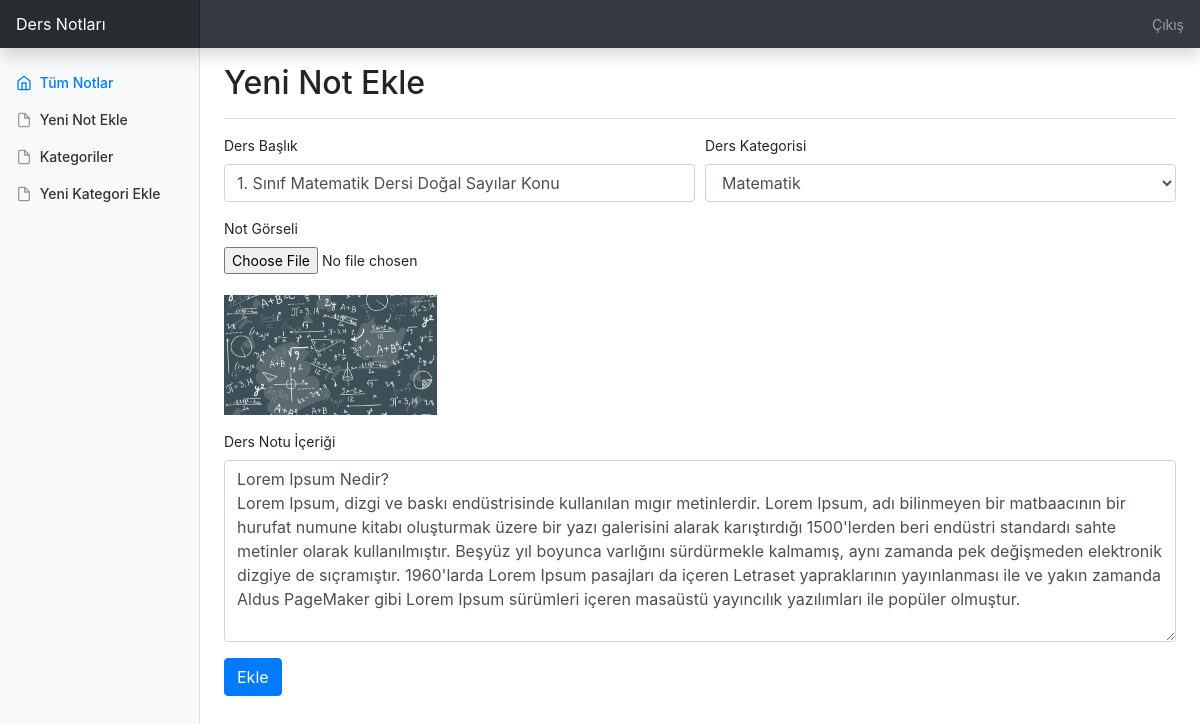
Screenshot of /admin/not-guncelle.php?id=4 (signed in) with the database file from the repository.
### tables this page shows
CREATE TABLE IF NOT EXISTS `notlar` (
  `not_id` int(10) UNSIGNED NOT NULL AUTO_INCREMENT,
  `kategori_adi` varchar(255) NOT NULL,
  `not_baslik` varchar(255) NOT NULL,
  `not_icerik` text NOT NULL,
  `not_resim` varchar(255) NOT NULL,
  `tarih` timestamp NOT NULL DEFAULT CURRENT_TIMESTAMP,
  PRIMARY KEY (`not_id`)
);

CREATE TABLE IF NOT EXISTS `kategoriler` (
  `kategori_id` int(10) UNSIGNED NOT NULL AUTO_INCREMENT,
  `kategori_adi` varchar(255) NOT NULL,
  `tarih` timestamp NOT NULL DEFAULT CURRENT_TIMESTAMP,
  PRIMARY KEY (`kategori_id`)
);

### admin/not-guncelle.php (the view, shortened to what this page needs)
  <?php require 'inc/header.php';
  ?>
  <main role="main" class="col-md-9 ml-sm-auto col-lg-10 px-md-4">
    <div class="d-flex justify-content-between flex-wrap flex-md-nowrap align-items-center pt-3 pb-2 mb-3 border-bottom">
      <h1 class="h2">Yeni Not Ekle</h1>
    </div>
    <?php
    $categories = $db->query("SELECT * FROM kategoriler", PDO::FETCH_ASSOC);
    $id = $_GET['id'];
    $row = $db->query("SELECT * FROM notlar WHERE not_id = '{$id}'")->fetch(PDO::FETCH_ASSOC);
?>
<form method="POST" action="" enctype="multipart/form-data">
  <div class="form-row">
    <div class="form-group col-md-6 ">
      <label for="not_baslik">Ders Başlık</label>
      <input type="text" name="not_baslik" value="<?= isset($_POST['not_baslik']) ? $_POST['not_baslik'] : $row['not_baslik'] ?>" class="form-control" id="not_baslik">
    </div>
    <div class="form-group col-md-6">
      <label for="kategori_adi">Ders Kategorisi</label>
      <select name="kategori_adi" id="kategori_adi" class="form-control">
        <?php if ($categories->rowCount()): ?>
          <?php foreach ($categories as $category): ?>
            <option <?= $category['kategori_adi'] == $row['kategori_adi'] ? 'selected' : '' ?> value="<?= $category['kategori_adi'] ?>"><?= $category['kategori_adi'] ?></option>
          <?php endforeach ?>
        <?php endif ?>
      </select>
    </div>
  </div>
  <div class="form-group">
    <label for="image">Not Görseli</label>
    <input type="file" class="form-control-file" name="image" id="image"><br>
    <img class="img-responsive" height="120" src="<?= $row['not_resim']  ?>">
  </div>
  <div class="form-group">
    <label for="not_icerik">Ders Notu İçeriği</label>
    <textarea class="form-control" name="not_icerik" id="not_icerik" rows="7"><?= isset($_POST['not_icerik']) ? $_POST['not_icerik'] : $row['not_icerik'] ?></textarea>
  </div>
  <button type="submit" name="submit" value="1" class="btn btn-primary">Ekle</button>
</form>
</main>
</div>
</div>
<?php require 'inc/footer.php'; ?>

### admin/dashboard.css (style rules this page uses)
body { font-size: .875rem; }

### rows the page displays
notlar: not_baslik "1. Sınıf Matematik Dersi Doğal Sayılar Konu", kategori_adi "Matematik", not_icerik "Lorem Ipsum Nedir? Lorem Ipsum, dizgi ve baskı endüstrisinde kullanılan mıgır metinlerdir. Lorem Ipsum, adı bilinmeyen bir matbaacının bir hurufat numune kitabı oluşturmak üzere bir yazı galerisini alarak karıştırdığı 1500'lerden beri endüstri standardı sahte metinler olarak kullanılmıştır. Beşyüz yıl boyunca varlığını sürdürmekle kalmamış, aynı zamanda pek değişmeden elektronik dizgiye de sıçramıştır. 1960'larda Lorem Ipsum pasajları da içeren Letraset yapraklarının yayınlanması ile ve yakın zamanda Aldus PageMaker gibi Lorem Ipsum sürümleri içeren masaüstü yayıncılık yazılımları ile popüler olmuştur."
